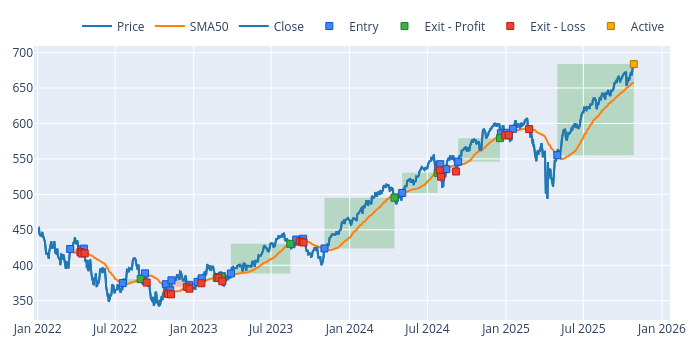

Source (notebook cell):
### Code cell
# Plot the closing price first to create the base figure
fig = data["Close"].vbt.plot(trace_kwargs=dict(name="Price"))

# Add the SMA50 indicator to the same figure
data["SMA50"].vbt.plot(fig=fig, trace_kwargs=dict(name="SMA50"))

# Add the buy/sell signals from the portfolio to the figure
portfolio.positions.plot(fig=fig)

fig.show()

### Figure 1 — Plotly figure (JSON) as saved in the notebook; plotly's stock layout.template omitted (floating-point values rounded to 4 significant figures; data arrays with more than 128 entries replaced by an {"elided": "..."} marker saying what was removed)
{"data": [{"name": "Price", "showlegend": true, "type": "scatter", "uid": "cdc07aff-1c73-4698-ba84-8cca2812f925", "x": {"elided": "958 str values"}, "y": {"elided": "958 float values"}}, {"name": "SMA50", "showlegend": true, "type": "scatter", "uid": "d4cd035e-4df0-40dc-b6b7-c67f2358eeb7", "x": {"elided": "958 str values"}, "y": {"elided": "958 float values"}}, {"line": {"color": "#1f77b4"}, "name": "Close", "showlegend": true, "type": "scatter", "uid": "c3acc085-feb5-4af8-9186-b91fbd52dc36", "x": {"elided": "958 str values"}, "y": {"elided": "958 float values"}}, {"customdata": [[0, 236.4, 0, "Long"], [1, 234.6, 0, "Long"], [2, 230.8, 0, "Long"], [3, 256.6, 0, "Long"], [4, 251.3, 0, "Long"], [5, 252.9, 0, "Long"], [6, 249.5, 0, "Long"], [7, 236.5, 0, "Long"], [8, 234.7, 0, "Long"], [9, 228.8, 0, "Long"], [10, 224.6, 0, "Long"], [11, 223.8, 0, "Long"], [12, 223.0, 0, "Long"], [13, 222.6, 0, "Long"], [14, 216.3, 0, "Long"], [15, 213.3, 0, "Long"], [16, 212.3, 0, "Long"], [17, 210.2, 0, "Long"], [18, 214.4, 0, "Long"], [19, 211.5, 0, "Long"], [20, 209.2, 0, "Long"], [21, 205.8, 0, "Long"], [22, 201.7, 0, "Long"], [23, 196.6, 0, "Long"], [24, 194.3, 0, "Long"], [25, 193.1, 0, "Long"], [26, 190.2, 0, "Long"], [27, 202.8, 0, "Long"]], "hovertemplate": "Position Id: %{customdata[0]}<br>Size: %{customdata[1]:.6f}<br>Entry Timestamp: %{x}<br>Avg Entry Price: %{y}<br>Entry Fees: %{customdata[2]:.6f}<br>Direction: %{customdata[3]}", "marker": {"color": "#4285F4", "line": {"color": "rgb(11,84,205)", "width": 1}, "size": 7, "symbol": "square"}, "mode": "markers", "name": "Entry", "type": "scatter", "uid": "9228b493-d5fc-4665-bcbd-e5367dab77c3", "x": ["2022-03-18T00:00:00.000000000", "2022-04-13T00:00:00.000000000", "2022-04-19T00:00:00.000000000", "2022-07-19T00:00:00.000000000", "2022-09-09T00:00:00.000000000", "2022-10-28T00:00:00.000000000", "2022-11-07T00:00:00.000000000", "2022-11-10T00:00:00.000000000", "2022-12-21T00:00:00.000000000", "2023-01-10T00:00:00.000000000", "2023-01-20T00:00:00.000000000", "2023-02-27T00:00:00.000000000", "2023-03-02T00:00:00.000000000", "2023-03-08T00:00:00.000000000", "2023-03-29T00:00:00.000000000", "2023-08-29T00:00:00.000000000", "2023-09-11T00:00:00.000000000", "2023-09-14T00:00:00.000000000", "2023-11-03T00:00:00.000000000", "2024-05-03T00:00:00.000000000", "2024-07-26T00:00:00.000000000", "2024-07-31T00:00:00.000000000", "2024-08-14T00:00:00.000000000", "2024-09-11T00:00:00.000000000", "2024-12-20T00:00:00.000000000", "2025-01-03T00:00:00.000000000", "2025-01-17T00:00:00.000000000", "2025-05-01T00:00:00.000000000"], "y": [423.0, 421.9, 423.5, 374.9, 388.6, 373.3, 364.6, 378.8, 372.4, 376.6, 381.7, 383.5, 383.5, 384.6, 388.4, 436.3, 435.6, 437.5, 423.7, 502.0, 536.3, 542.5, 535.6, 546.1, 586.0, 586.8, 592.4, 555.3]}, {"customdata": [[3, 256.6, 0, 1457.0, 0.01514, "Long", "30 days 00:00:00"], [10, 224.6, 0, 108.3, 0.001263, "Long", "24 days 00:00:00"], [12, 223.0, 0, 98.87, 0.001156, "Long", "3 days 00:00:00"], [14, 216.3, 0, 9042.0, 0.1076, "Long", "95 days 00:00:00"], [18, 214.4, 0, 15340.0, 0.1688, "Long", "110 days 00:00:00"], [19, 211.5, 0, 5993.0, 0.05644, "Long", "56 days 00:00:00"], [23, 196.6, 0, 6518.0, 0.06071, "Long", "69 days 00:00:00"]], "hovertemplate": "Position Id: %{customdata[0]}<br>Size: %{customdata[1]:.6f}<br>Exit Timestamp: %{x}<br>Avg Exit Price: %{y}<br>Exit Fees: %{customdata[2]:.6f}<br>PnL: %{customdata[3]:.6f}<br>Return: %{customdata[4]:.2%}<br>Direction: %{customdata[5]}<br>Duration: %{customdata[6]}", "marker": {"color": "#37B13F", "line": {"color": "rgb(38,123,44)", "width": 1}, "size": 7, "symbol": "square"}, "mode": "markers", "name": "Exit - Profit", "type": "scatter", "uid": "274b688d-6388-403d-90ca-6001edb13e37", "x": ["2022-08-30T00:00:00.000000000", "2023-02-24T00:00:00.000000000", "2023-03-07T00:00:00.000000000", "2023-08-15T00:00:00.000000000", "2024-04-15T00:00:00.000000000", "2024-07-25T00:00:00.000000000", "2024-12-18T00:00:00.000000000"], "y": [380.6, 382.2, 384.0, 430.2, 495.3, 530.3, 579.2]}, {"customdata": {"elided": "20x7 mixed values"}, "hovertemplate": "Position Id: %{customdata[0]}<br>Size: %{customdata[1]:.6f}<br>Exit Timestamp: %{x}<br>Avg Exit Price: %{y}<br>Exit Fees: %{customdata[2]:.6f}<br>PnL: %{customdata[3]:.6f}<br>Return: %{customdata[4]:.2%}<br>Direction: %{customdata[5]}<br>Duration: %{customdata[6]}", "marker": {"color": "#EA4335", "line": {"color": "rgb(181,31,18)", "width": 1}, "size": 7, "symbol": "square"}, "mode": "markers", "name": "Exit - Loss", "type": "scatter", "uid": "50db7eb9-5ade-4c16-b283-cf307a06c647", "x": ["2022-04-11T00:00:00.000000000", "2022-04-14T00:00:00.000000000", "2022-04-21T00:00:00.000000000", "2022-09-13T00:00:00.000000000", "2022-11-02T00:00:00.000000000", "2022-11-09T00:00:00.000000000", "2022-12-16T00:00:00.000000000", "2022-12-22T00:00:00.000000000", "2023-01-19T00:00:00.000000000", "2023-02-28T00:00:00.000000000", "2023-03-09T00:00:00.000000000", "2023-09-06T00:00:00.000000000", "2023-09-12T00:00:00.000000000", "2023-09-15T00:00:00.000000000", "2024-07-30T00:00:00.000000000", "2024-08-02T00:00:00.000000000", "2024-09-06T00:00:00.000000000", "2024-12-30T00:00:00.000000000", "2025-01-07T00:00:00.000000000", "2025-02-24T00:00:00.000000000"], "y": [418.7, 416.6, 416.9, 375.7, 359.8, 359.1, 369.5, 367.1, 374.7, 382.0, 377.5, 433.4, 433.2, 432.2, 533.9, 524.9, 532.2, 583.1, 583.5, 592.0]}, {"customdata": [[27, 202.8, 0, 26040.0, 0.2313, "Long", "124 days 00:00:00"]], "hovertemplate": "Position Id: %{customdata[0]}<br>Size: %{customdata[1]:.6f}<br>Exit Timestamp: %{x}<br>Avg Exit Price: %{y}<br>Exit Fees: %{customdata[2]:.6f}<br>PnL: %{customdata[3]:.6f}<br>Return: %{customdata[4]:.2%}<br>Direction: %{customdata[5]}<br>Duration: %{customdata[6]}", "marker": {"color": "#FFAA00", "line": {"color": "rgb(178,118,0)", "width": 1}, "size": 7, "symbol": "square"}, "mode": "markers", "name": "Active", "type": "scatter", "uid": "48f99c5a-1bc9-4862-9397-310ed0c3186b", "x": ["2025-10-27T00:00:00.000000000"], "y": [683.7]}], "layout": {"height": 350, "legend": {"orientation": "h", "traceorder": "normal", "x": 1, "xanchor": "right", "y": 1.02, "yanchor": "bottom"}, "margin": {"b": 30, "l": 30, "r": 30, "t": 30}, "shapes": [{"fillcolor": "green", "layer": "below", "line": {"width": 0}, "opacity": 0.2, "type": "rect", "x0": "2022-07-19T00:00:00", "x1": "2022-08-30T00:00:00", "xref": "x", "y0": 374.9, "y1": 380.6, "yref": "y"}, {"fillcolor": "green", "layer": "below", "line": {"width": 0}, "opacity": 0.2, "type": "rect", "x0": "2023-01-20T00:00:00", "x1": "2023-02-24T00:00:00", "xref": "x", "y0": 381.7, "y1": 382.2, "yref": "y"}, {"fillcolor": "green", "layer": "below", "line": {"width": 0}, "opacity": 0.2, "type": "rect", "x0": "2023-03-02T00:00:00", "x1": "2023-03-07T00:00:00", "xref": "x", "y0": 383.5, "y1": 384.0, "yref": "y"}, {"fillcolor": "green", "layer": "below", "line": {"width": 0}, "opacity": 0.2, "type": "rect", "x0": "2023-03-29T00:00:00", "x1": "2023-08-15T00:00:00", "xref": "x", "y0": 388.4, "y1": 430.2, "yref": "y"}, {"fillcolor": "green", "layer": "below", "line": {"width": 0}, "opacity": 0.2, "type": "rect", "x0": "2023-11-03T00:00:00", "x1": "2024-04-15T00:00:00", "xref": "x", "y0": 423.7, "y1": 495.3, "yref": "y"}, {"fillcolor": "green", "layer": "below", "line": {"width": 0}, "opacity": 0.2, "type": "rect", "x0": "2024-05-03T00:00:00", "x1": "2024-07-25T00:00:00", "xref": "x", "y0": 502.0, "y1": 530.3, "yref": "y"}, {"fillcolor": "green", "layer": "below", "line": {"width": 0}, "opacity": 0.2, "type": "rect", "x0": "2024-09-11T00:00:00", "x1": "2024-12-18T00:00:00", "xref": "x", "y0": 546.1, "y1": 579.2, "yref": "y"}, {"fillcolor": "green", "layer": "below", "line": {"width": 0}, "opacity": 0.2, "type": "rect", "x0": "2025-05-01T00:00:00", "x1": "2025-10-27T00:00:00", "xref": "x", "y0": 555.3, "y1": 683.7, "yref": "y"}, {"fillcolor": "red", "layer": "below", "line": {"width": 0}, "opacity": 0.2, "type": "rect", "x0": "2022-03-18T00:00:00", "x1": "2022-04-11T00:00:00", "xref": "x", "y0": 423.0, "y1": 418.7, "yref": "y"}, {"fillcolor": "red", "layer": "below", "line": {"width": 0}, "opacity": 0.2, "type": "rect", "x0": "2022-04-13T00:00:00", "x1": "2022-04-14T00:00:00", "xref": "x", "y0": 421.9, "y1": 416.6, "yref": "y"}, {"fillcolor": "red", "layer": "below", "line": {"width": 0}, "opacity": 0.2, "type": "rect", "x0": "2022-04-19T00:00:00", "x1": "2022-04-21T00:00:00", "xref": "x", "y0": 423.5, "y1": 416.9, "yref": "y"}, {"fillcolor": "red", "layer": "below", "line": {"width": 0}, "opacity": 0.2, "type": "rect", "x0": "2022-09-09T00:00:00", "x1": "2022-09-13T00:00:00", "xref": "x", "y0": 388.6, "y1": 375.7, "yref": "y"}, {"fillcolor": "red", "layer": "below", "line": {"width": 0}, "opacity": 0.2, "type": "rect", "x0": "2022-10-28T00:00:00", "x1": "2022-11-02T00:00:00", "xref": "x", "y0": 373.3, "y1": 359.8, "yref": "y"}, {"fillcolor": "red", "layer": "below", "line": {"width": 0}, "opacity": 0.2, "type": "rect", "x0": "2022-11-07T00:00:00", "x1": "2022-11-09T00:00:00", "xref": "x", "y0": 364.6, "y1": 359.1, "yref": "y"}, {"fillcolor": "red", "layer": "below", "line": {"width": 0}, "opacity": 0.2, "type": "rect", "x0": "2022-11-10T00:00:00", "x1": "2022-12-16T00:00:00", "xref": "x", "y0": 378.8, "y1": 369.5, "yref": "y"}, {"fillcolor": "red", "layer": "below", "line": {"width": 0}, "opacity": 0.2, "type": "rect", "x0": "2022-12-21T00:00:00", "x1": "2022-12-22T00:00:00", "xref": "x", "y0": 372.4, "y1": 367.1, "yref": "y"}, {"fillcolor": "red", "layer": "below", "line": {"width": 0}, "opacity": 0.2, "type": "rect", "x0": "2023-01-10T00:00:00", "x1": "2023-01-19T00:00:00", "xref": "x", "y0": 376.6, "y1": 374.7, "yref": "y"}, {"fillcolor": "red", "layer": "below", "line": {"width": 0}, "opacity": 0.2, "type": "rect", "x0": "2023-02-27T00:00:00", "x1": "2023-02-28T00:00:00", "xref": "x", "y0": 383.5, "y1": 382.0, "yref": "y"}, {"fillcolor": "red", "layer": "below", "line": {"width": 0}, "opacity": 0.2, "type": "rect", "x0": "2023-03-08T00:00:00", "x1": "2023-03-09T00:00:00", "xref": "x", "y0": 384.6, "y1": 377.5, "yref": "y"}, {"fillcolor": "red", "layer": "below", "line": {"width": 0}, "opacity": 0.2, "type": "rect", "x0": "2023-08-29T00:00:00", "x1": "2023-09-06T00:00:00", "xref": "x", "y0": 436.3, "y1": 433.4, "yref": "y"}, {"fillcolor": "red", "layer": "below", "line": {"width": 0}, "opacity": 0.2, "type": "rect", "x0": "2023-09-11T00:00:00", "x1": "2023-09-12T00:00:00", "xref": "x", "y0": 435.6, "y1": 433.2, "yref": "y"}, {"fillcolor": "red", "layer": "below", "line": {"width": 0}, "opacity": 0.2, "type": "rect", "x0": "2023-09-14T00:00:00", "x1": "2023-09-15T00:00:00", "xref": "x", "y0": 437.5, "y1": 432.2, "yref": "y"}, {"fillcolor": "red", "layer": "below", "line": {"width": 0}, "opacity": 0.2, "type": "rect", "x0": "2024-07-26T00:00:00", "x1": "2024-07-30T00:00:00", "xref": "x", "y0": 536.3, "y1": 533.9, "yref": "y"}, {"fillcolor": "red", "layer": "below", "line": {"width": 0}, "opacity": 0.2, "type": "rect", "x0": "2024-07-31T00:00:00", "x1": "2024-08-02T00:00:00", "xref": "x", "y0": 542.5, "y1": 524.9, "yref": "y"}, {"fillcolor": "red", "layer": "below", "line": {"width": 0}, "opacity": 0.2, "type": "rect", "x0": "2024-08-14T00:00:00", "x1": "2024-09-06T00:00:00", "xref": "x", "y0": 535.6, "y1": 532.2, "yref": "y"}, {"fillcolor": "red", "layer": "below", "line": {"width": 0}, "opacity": 0.2, "type": "rect", "x0": "2024-12-20T00:00:00", "x1": "2024-12-30T00:00:00", "xref": "x", "y0": 586.0, "y1": 583.1, "yref": "y"}, {"fillcolor": "red", "layer": "below", "line": {"width": 0}, "opacity": 0.2, "type": "rect", "x0": "2025-01-03T00:00:00", "x1": "2025-01-07T00:00:00", "xref": "x", "y0": 586.8, "y1": 583.5, "yref": "y"}, {"fillcolor": "red", "layer": "below", "line": {"width": 0}, "opacity": 0.2, "type": "rect", "x0": "2025-01-17T00:00:00", "x1": "2025-02-24T00:00:00", "xref": "x", "y0": 592.4, "y1": 592.0, "yref": "y"}], "width": 700}}
